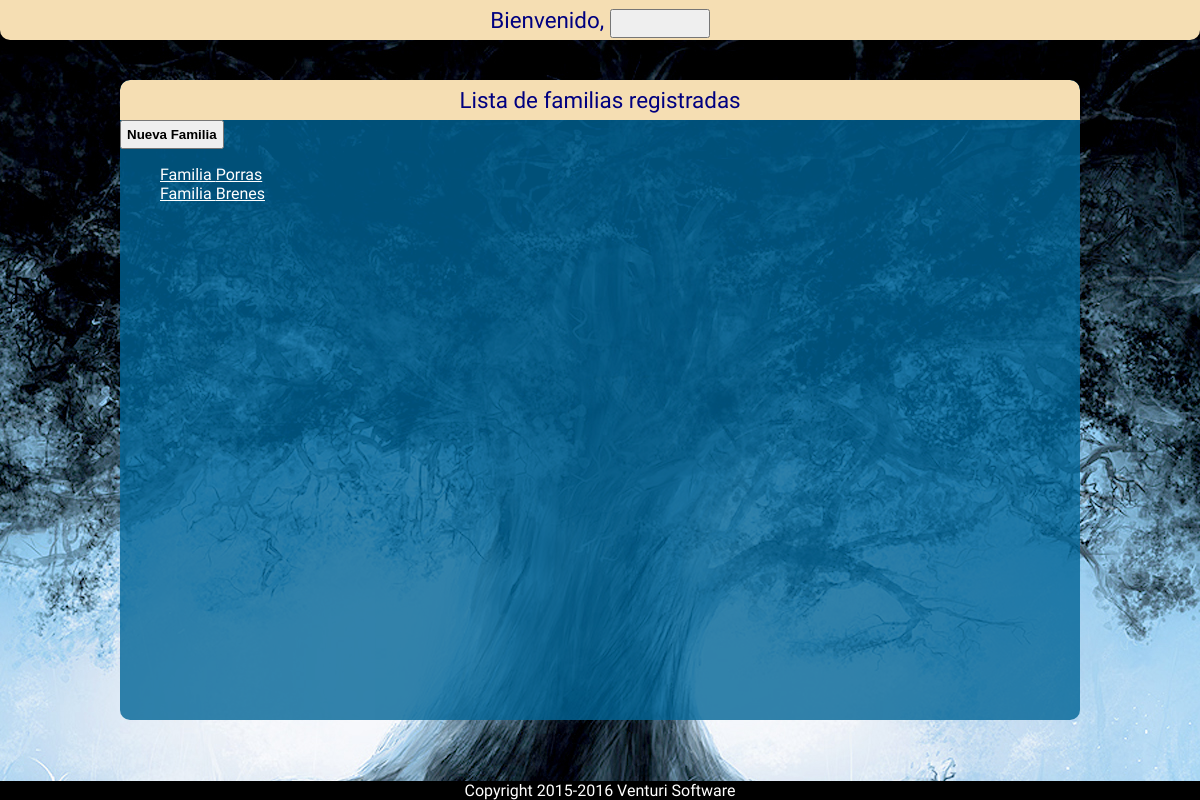
Before: /family/ (signed in) with the older database file.
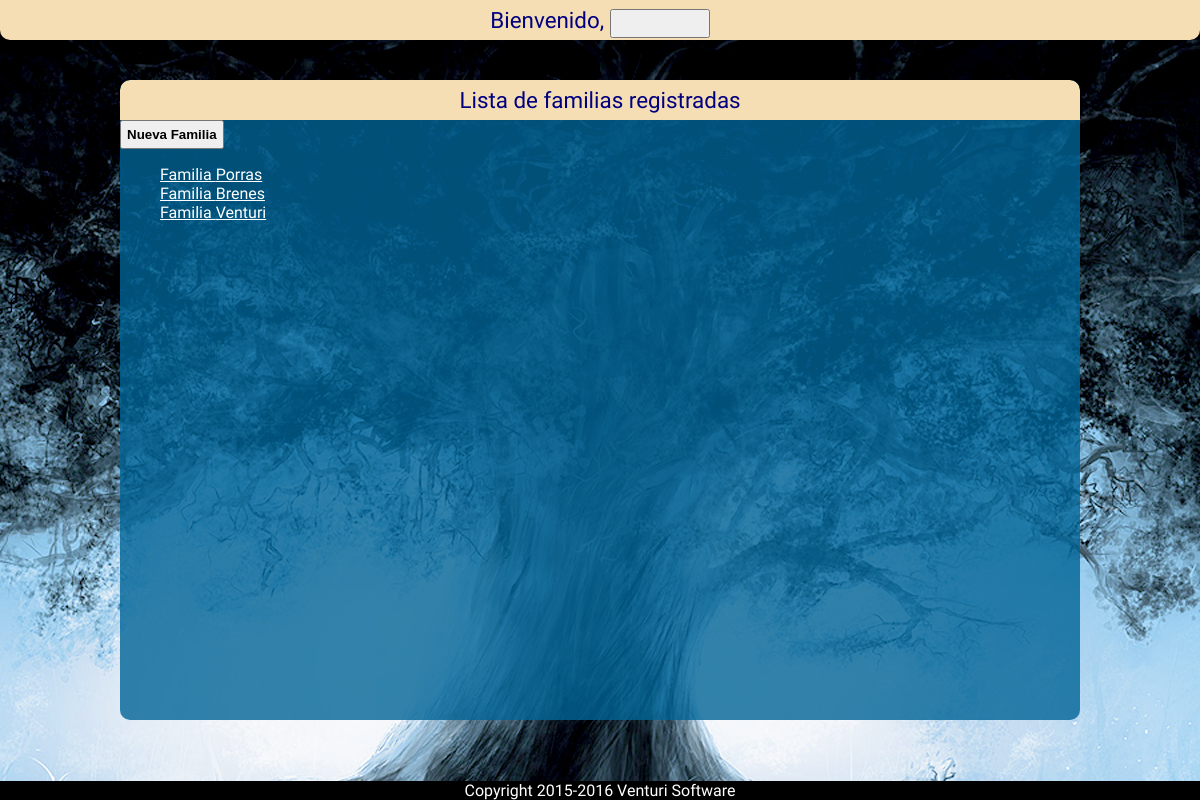
After: the same page with the newer database file.
### family/models.py (models this page shows, shortened)
class Family(models.Model):
	family_name = models.CharField('Apellido familiar',max_length=100) #Apellido familiar
	family_count = models.IntegerField('Número de miembros',default=0) #Número de componentes de la familia
	family_id = models.CharField(max_length=24) #Id personal de la familia

### family/views.py (the view)
# urls.py: url(r'^(?P<req_id>[0-9])+/$', views.reqFamily, name='family'),
@login_required(login_url='/')
def family(request):
	family_list = Family.objects.all
	captcha = ReCaptchaField()
	context = {'family_list':family_list}
	return render(request, 'family/family.html',context)

### family/templates/family/family.html (shortened to what this page needs)
{% extends "base.html" %}
{% block content %}
<div class="titulo_seccion">Lista de familias registradas</div>
<input onclick="location.href='/family/add'"  type="submit" value="Nueva Familia"/>
{% if family_list %}
    <ul>
    {% for family in family_list %}
        <li><a href="/family/{{ family.id }}/">Familia {{ family.family_name }}</a></li>
    {% endfor %}
    </ul>
{% else %}
    <p>No hay ninguna familia registrada.</p>
{% endif %}
{% endblock %}

Changed rows visible on the page:
added Family: family_name "Venturi"
